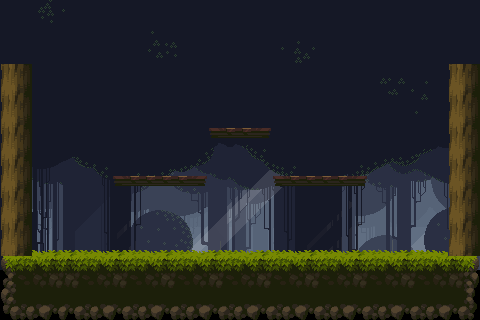

This game map was drawn from its Tiled (.tmx) file and the tilesets committed beside it. A one-line description and the full map source follow:
An orthogonal 30x20 tile map with 16x16 px tiles, 1 tile layer (Ground), 2 tilesets, 1 image layer and 18 objects.

<map version="1.10" tiledversion="1.10.2" orientation="orthogonal" renderorder="right-down" width="30" height="20" tilewidth="16" tileheight="16" infinite="0" nextlayerid="11" nextobjectid="57">
 <tileset firstgid="1" source="PrototypeTiles.tsx" />
 <tileset firstgid="626" source="soultoken_small.tsx" />
 <imagelayer id="4" name="Background" offsetx="-16" offsety="-16">
  <image source="background.png" width="508" height="286" />
 </imagelayer>
 <layer id="1" name="Ground" width="30" height="20">
  <data encoding="csv">
0,0,0,0,0,0,0,0,0,0,0,0,0,0,0,0,0,0,0,0,0,0,0,0,0,0,0,0,0,0,
0,0,0,0,0,0,0,0,0,0,0,0,0,0,0,0,0,0,0,0,0,0,0,0,0,0,0,0,0,0,
0,0,0,0,0,0,0,0,0,0,0,0,0,0,0,0,0,0,0,0,0,0,0,0,0,0,0,0,0,0,
0,0,0,0,0,0,0,0,0,0,0,0,0,0,0,0,0,0,0,0,0,0,0,0,0,0,0,0,0,0,
330,331,0,0,0,0,0,0,0,0,0,0,0,0,0,0,0,0,0,0,0,0,0,0,0,0,0,0,330,331,
355,356,0,0,0,0,0,0,0,0,0,0,0,0,0,0,0,0,0,0,0,0,0,0,0,0,0,0,355,356,
330,331,0,0,0,0,0,0,0,0,0,0,0,0,0,0,0,0,0,0,0,0,0,0,0,0,0,0,330,331,
355,356,0,0,0,0,0,0,0,0,0,0,0,0,0,0,0,0,0,0,0,0,0,0,0,0,0,0,355,356,
330,331,0,0,0,0,0,0,0,0,0,0,0,156,157,157,158,0,0,0,0,0,0,0,0,0,0,0,330,331,
355,356,0,0,0,0,0,0,0,0,0,0,0,0,0,0,0,0,0,0,0,0,0,0,0,0,0,0,355,356,
330,331,0,0,0,0,0,0,0,0,0,0,0,0,0,0,0,0,0,0,0,0,0,0,0,0,0,0,330,331,
355,356,0,0,0,0,0,156,157,157,157,157,158,0,0,0,0,156,157,157,157,157,158,0,0,0,0,0,355,356,
330,331,0,0,0,0,0,0,0,0,0,0,0,0,0,0,0,0,0,0,0,0,0,0,0,0,0,0,330,331,
355,356,0,0,0,0,0,0,0,0,0,0,0,0,0,0,0,0,0,0,0,0,0,0,0,0,0,0,355,356,
330,331,0,0,0,0,0,0,0,0,0,0,0,0,0,0,0,0,0,0,0,0,0,0,0,0,0,0,330,331,
355,356,3,4,4,2,3,4,2,3,4,2,3,4,2,3,4,2,3,4,2,3,4,2,3,4,2,3,355,356,
26,27,28,29,29,27,28,29,27,28,29,27,28,29,27,28,29,27,28,29,27,28,29,27,28,29,27,28,29,30,
51,52,53,54,54,52,53,54,52,53,54,52,53,54,52,53,54,52,53,54,52,53,54,52,53,54,52,53,54,55,
76,77,78,79,79,77,78,79,77,78,79,77,78,79,77,78,79,77,78,79,77,78,79,77,78,79,77,78,79,80,
101,102,103,104,104,102,103,104,102,103,104,102,103,104,102,103,104,102,103,104,102,103,104,102,103,104,102,103,104,105
</data>
 </layer>
 <objectgroup id="2" name="Ground Objects">
  <object id="20" x="0" y="256" width="480" height="64" />
  <object id="22" x="112" y="176" width="96" />
  <object id="23" x="272" y="176" width="96" />
  <object id="24" x="208" y="128" width="64" />
  <object id="34" x="0" y="-16" width="480" />
  <object id="35" x="480" y="-16" height="80" />
  <object id="36" x="0" y="-16" height="80" />
  <object id="48" x="112" y="192" width="96" />
  <object id="49" x="208" y="144" width="64" />
  <object id="50" x="272" y="192" width="96" />
 </objectgroup>
 <objectgroup id="5" name="Wall Objects">
  <object id="38" x="0" y="64" width="32" height="192" />
  <object id="39" x="448" y="64" width="32" height="192" />
  <object id="51" x="368" y="176" height="16" />
  <object id="52" x="272" y="176" height="16" />
  <object id="53" x="272" y="128" height="16" />
  <object id="54" x="208" y="128" height="16" />
  <object id="55" x="208" y="176" height="16" />
  <object id="56" x="112" y="176" height="16" />
 </objectgroup>
 <objectgroup id="9" name="Damage Objects" />
 <objectgroup id="10" name="Boundary Objects" />
</map>
